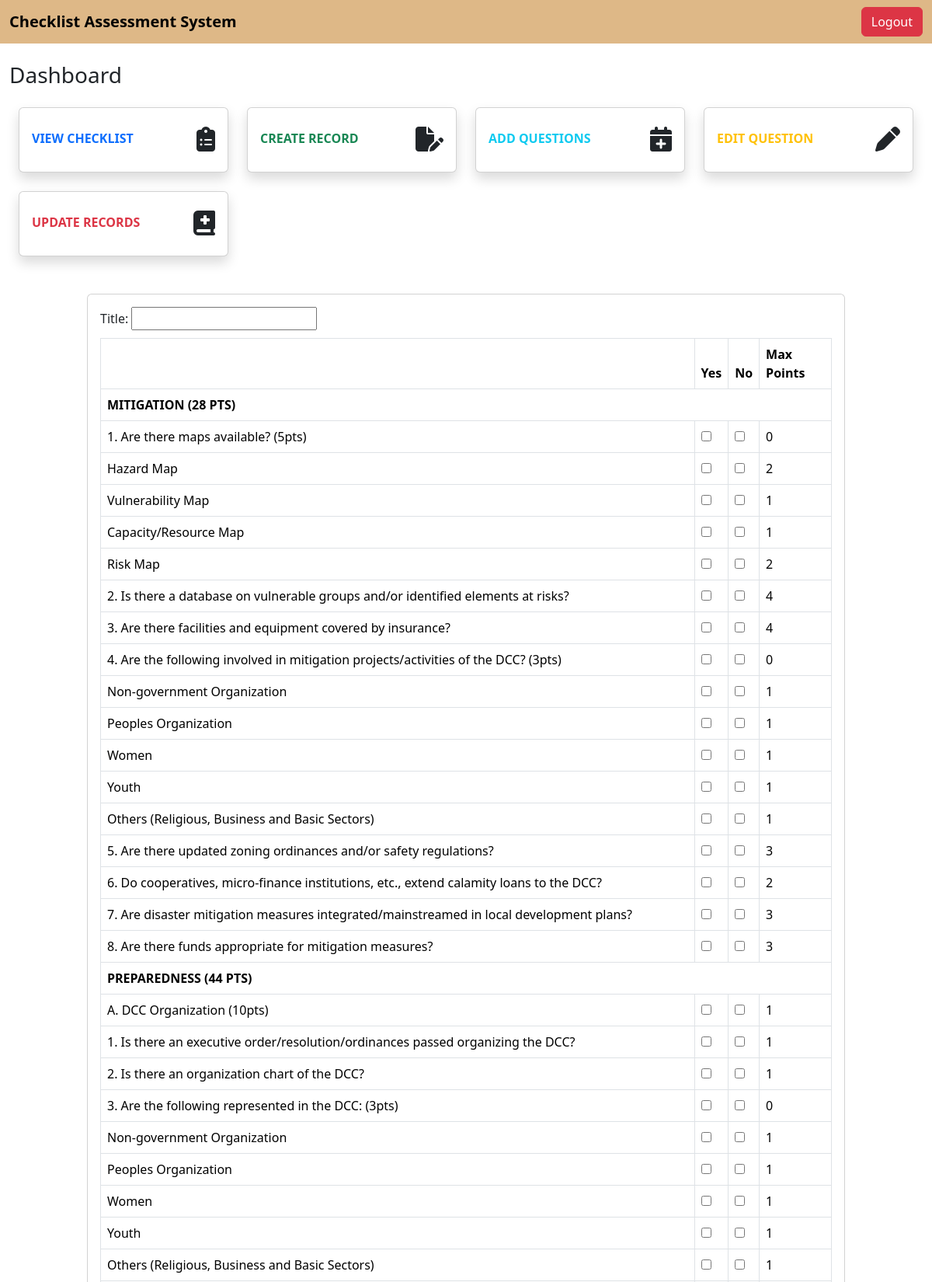
Screenshot of /eval_page.php (upper part) with the database file from the repository.
### tables this page shows
CREATE TABLE `questions` (
  `questions_id` int(11) NOT NULL,
  `group` varchar(255) NOT NULL,
  `display_text` varchar(255) NOT NULL,
  `max_points` int(50) NOT NULL
);

### eval_page.php (the view, shortened to what this page needs)
<?php
include 'header.php';
include 'sidebar.php';
$selectedYear = '';
$getAllQuestionsStmt = $pdo->prepare('SELECT `group`, display_text, max_points, questions_id FROM questions');
$getAllQuestionsStmt->execute();
$allQuestions = $getAllQuestionsStmt->fetchAll(PDO::FETCH_ASSOC);
usort($allQuestions, function ($a, $b) {
    return strcmp($a['group'], $b['group']);
});
?>
<article class="my-article">
    <div class="title-search-block">
        <div class="card col-lg-12">
            <div class="card-body">
                <div class="">
                    <form method="post" action="" class="saveForm" id="saveForm">
                        <label for="yearInput">Title:</label>
                        <input type="text" id="yearInput" name="selectedYear" value="<?php echo htmlspecialchars($selectedYear); ?>">
                    </form>
                    <form method="post" action="resources/dr/submit_results.php" class="submitForm">
                        <table class="table table-bordered">
                            <thead>
                                <tr>
                                    <th></th>
                                    <th>Yes</th>
                                    <th>No</th>
                                    <th>Max Points</th>
                                </tr>
                            </thead>
                            <tbody>
                                <?php
                                $currentGroup = null;
                                foreach ($allQuestions as $question) {
                                    if ($currentGroup !== $question['group']) {
                                        echo '<tr><td colspan="4"><strong>' . htmlspecialchars($question['group']) . '</strong></td></tr>';
                                        $currentGroup = $question['group'];
                                    }
                                ?>
                                    <tr>
                                        <td>
                                            <?php echo htmlspecialchars($question['display_text']); ?>
                                        </td>
                                        <td class="checkbox1">
                                            <input type="checkbox" name="result_yes[<?php echo $question['questions_id']; ?>]" value="1" <?php echo (isset($_POST['result_yes'][$question['questions_id']]) && $_POST['result_yes'][$question['questions_id']] == 1) ? 'checked' : ''; ?>>
                                        </td>
                                        <td class="checkbox2">
                                            <input type="checkbox" name="result_no[<?php echo $question['questions_id']; ?>]" value="1" <?php echo (isset($_POST['result_no'][$question['questions_id']]) && $_POST['result_no'][$question['questions_id']] == 1) ? 'checked' : ''; ?>>
                                        </td>
                                        <td>
                                            <?php echo htmlspecialchars($question['max_points']); ?>
                                        </td>
                                    </tr>
                                <?php
                                }
                                ?>
                            </tbody>
                        </table>
                    </form>
                    <br>
                </div>
            </div>
        </div>
    </div>
</article>
<?php include 'footer.php'; ?>

### header.php (shortened to what this page needs)
<!doctype html>
<html lang="en">
<head>
    <link rel="stylesheet" type="text/css" href="resources/style.css">
    <link rel="stylesheet" type="text/css" href="resources/fontawesome-free-6.5.1-web/css/fontawesome.css">
    <link rel="stylesheet" type="text/css" href="resources/fontawesome-free-6.5.1-web/css/solid.css">
    <link href="https://cdn.jsdelivr.net/npm/bootstrap@5.3.2/dist/css/bootstrap.min.css" rel="stylesheet">
    <link rel="stylesheet" href="resources/css/edit.css">
    <link rel="stylesheet" href="resources/css/view.css">
</head>
<header>
    <nav class="navbar navbar-expand-lg bg-body-tertiary-burlywood">
        <div class="container-fluid">
            <a class="navbar-brand" href="dashboard.php"><strong>Checklist Assessment System</strong></a>
            <div class="collapse navbar-collapse" id="navbarSupportedContent">
                <form class="d-flex" role="search">
                    <button type="submit" class="btn btn-danger"><a class="dropdown-item" href="logout.php">
                            Logout
                        </a>
                    </button>
                </form>
            </div>
        </div>
    </nav>
</header>
<body>
    <br>

### sidebar.php (shortened to what this page needs)
<link rel="stylesheet" type="text/css" href="resources/fontawesome-free-6.5.1-web/css/fontawesome.css">
<link rel="stylesheet" type="text/css" href="resources/fontawesome-free-6.5.1-web/css/solid.css">
<link rel="stylesheet" type="text/css" href="resources/css/sidebar.css">
<div class="container-fluid ">
    <div class="d-sm-flex align-items-center justify-content-between mb-4">
        <h1 class="h3 mb-0 text-gray-800">Dashboard</h1>
    </div>
    <div class="row mx-auto ">
        <div class="col-xl-3 col-md-4 mb-4 ">
            <a href="view_questions.php" class="card-link">
                <div class="card border-left-primary shadow h-100 py-2">
                    <div class="card-body">
                        <div class="row no-gutters align-items-center">
                            <div class="col mr-2">
                                <div class="text-xs font-weight-bold text-primary text-uppercase mb-1"><strong>View Checklist</strong></div>
                            </div>
                            <div class="col-auto">
                                <i class="fas fa-clipboard-list fa-2x text-gray-300"></i>
                            </div>
                        </div>
                    </div>
                </div>
            </a>
        </div>
        <div class="col-xl-3 col-md-4 mb-4">
            <a href="eval_page.php" class="card-link">
                <div class="card border-left-success shadow h-100 py-2">
                    <div class="card-body">
                        <div class="row no-gutters align-items-center">
                            <div class="col mr-2">
                                <div class="text-xs font-weight-bold text-success text-uppercase mb-1"><strong>Create Record</strong></div>
                            </div>
                            <div class="col-auto">
                            <i class="fa-solid fa-file-pen  fa-2x text-gray-300"></i>
                            </div>
                        </div>
                    </div>
                </div>
            </a>
        </div>
        <div class="col-xl-3 col-md-4 mb-4">
            <a href="create.php" class="card-link">
                <div class="card border-left-info shadow h-100 py-2">
                    <div class="card-body">
                        <div class="row no-gutters align-items-center">
                            <div class="col mr-2">
                                <div class="text-xs font-weight-bold text-info text-uppercase mb-1"><strong>Add Questions</strong></div>
                            </div>
                            <div class="col-auto">
                                <i class="fa-solid fa-calendar-plus fa-2x text-gray-300"></i>
                            </div>
                        </div>
                    </div>
                </div>
            </a>
        </div>
        <div class="col-xl-3 col-md-4 mb-4">
            <a href="edit_questions.php" class="card-link">
                <div class="card border-left-warning shadow h-100 py-2">
                    <div class="card-body">
                        <div class="row no-gutters align-items-center">
                            <div class="col mr-2">
                                <div class="text-xs font-weight-bold text-warning text-uppercase mb-1"><strong>Edit Question</strong></div>
                            </div>
                            <div class="col-auto">
                                <i class="fa-solid fa-pen fa-2x text-gray-300"></i>
                            </div>
                        </div>
                    </div>
                </div>
            </a>
        </div>
        <div class="col-xl-3 col-md-4 mb-4">
            <a href="records.php" class="card-link">
                <div class="card border-left-warning shadow h-100 py-2">
                    <div class="card-body">
                        <div class="row no-gutters align-items-center">
                            <div class="col mr-2">
                                <div class="text-xs font-weight-bold text-danger text-uppercase mb-1"><strong>Update Records</strong></div>
                            </div>
                            <div class="col-auto">
                            <i class="fa-solid fa-book-medical fa-2x text-gray-300"></i>
                            </div>
                        </div>
                    </div>
                </div>
            </a>
        </div>
    </div>
    <br>

### footer.php
<br>
<br>
</body>
</html>

### resources/css/style.css (style rules this page uses)
body { background-color: white; }
.navbar { background-color: burlywood; }
a { text-decoration: none; }
.my-article { margin-left: 100px; margin-right: 100px; }
table { width: 100%; border-collapse: collapse; margin-top: 10px; }
table, th, td { border: 1px solid #ddd; }
th, td { padding: 8px; text-align: left; }

### resources/css/sidebar.css (style rules this page uses)
body { background-color:white; }
a { text-decoration: none; }

### rows the page displays
questions: group "MITIGATION (28 PTS)", display_text "1. Are there maps available? (5pts)", max_points "0"
questions: display_text "Hazard Map", max_points "2"
questions: display_text "Vulnerability Map", max_points "1"
questions: display_text "Capacity/Resource Map", max_points "1"
questions: display_text "Risk Map", max_points "2"
questions: display_text "2. Is there a database on vulnerable groups and/or identified elements at risks?", max_points "4"
questions: display_text "3. Are there facilities and equipment covered by insurance?", max_points "4"
questions: display_text "4. Are the following involved in mitigation projects/activities of the DCC? (3pts)", max_points "0"
questions: display_text "Non-government Organization", max_points "1"
questions: display_text "Peoples Organization", max_points "1"
questions: display_text "Women", max_points "1"
questions: display_text "Youth", max_points "1"
questions: display_text "Others (Religious, Business and Basic Sectors)", max_points "1"
questions: display_text "5. Are there updated zoning ordinances and/or safety regulations?", max_points "3"
questions: display_text "6. Do cooperatives, micro-finance institutions, etc., extend calamity loans to the DCC?", max_points "2"
questions: display_text "7. Are disaster mitigation measures integrated/mainstreamed in local development plans?", max_points "3"
questions: display_text "8. Are there funds appropriate for mitigation measures?", max_points "3"
questions: group "PREPAREDNESS (44 PTS)", display_text "A. DCC Organization (10pts)", max_points "1"
questions: display_text "1. Is there an executive order/resolution/ordinances passed organizing the DCC?", max_points "1"
questions: display_text "2. Is there an organization chart of the DCC?", max_points "1"
questions: display_text "3. Are the following represented in the DCC: (3pts)", max_points "0"
questions: display_text "Non-government Organization", max_points "1"
questions: display_text "Peoples Organization", max_points "1"
questions: display_text "Women", max_points "1"
questions: display_text "Youth", max_points "1"
questions: display_text "Others (Religious, Business and Basic Sectors)", max_points "1"
